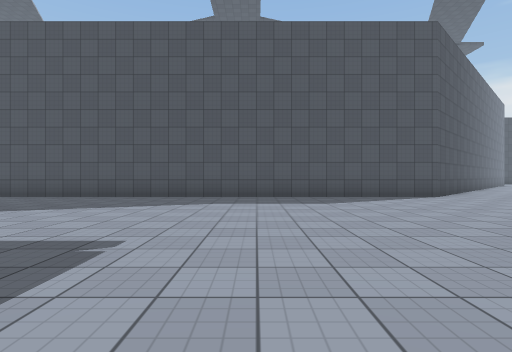
View 1 (above)

16 first-person views from a walk through a 3-D level made in the Unity game engine. The camera is 1.2 m above the floor, looks level and sees 80° across. The floor is counted in squares, 2 m on a side. Each view is taken from the middle of a square. On the plan, view 1 faces up. The plan holds only what a view shows up to about 9 squares ahead; the rest is blank. The place goes on beyond the plan. Surface patterns are stand-ins for the level's own textures.

View 2
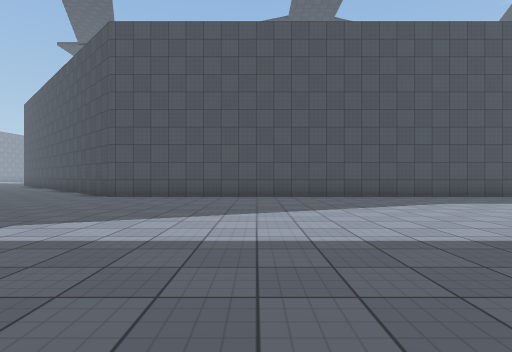

View 3
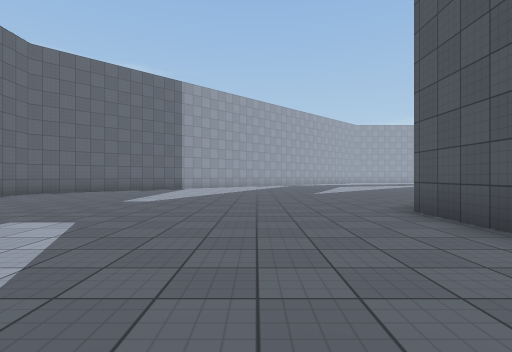

View 4
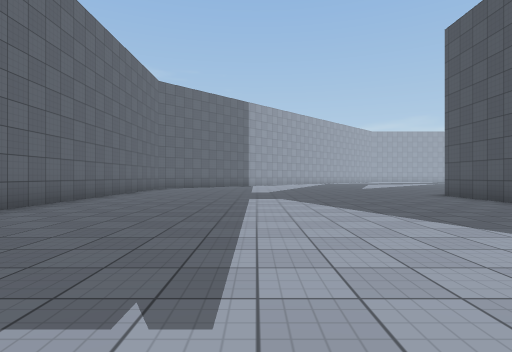

View 5
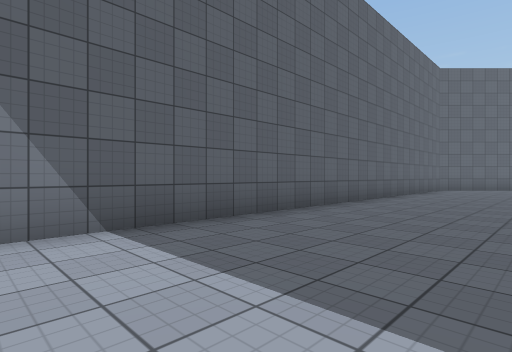

View 6
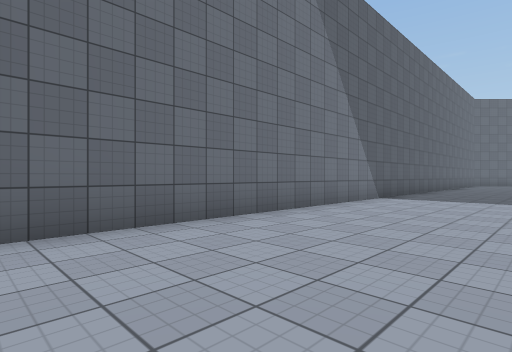

View 7
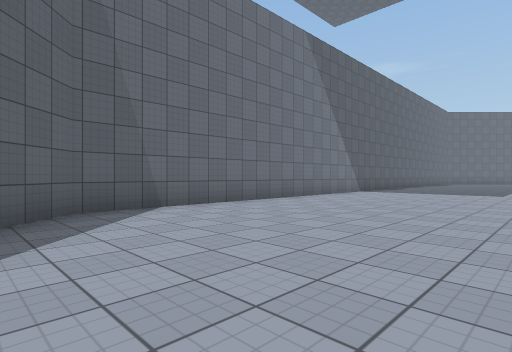

View 8
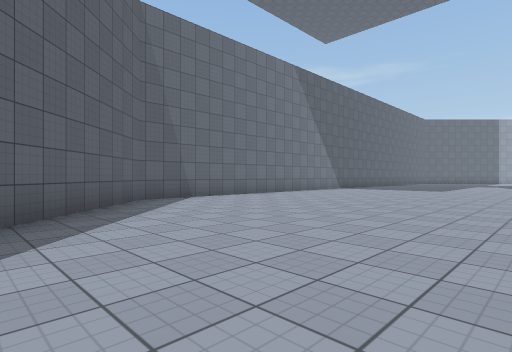

View 9
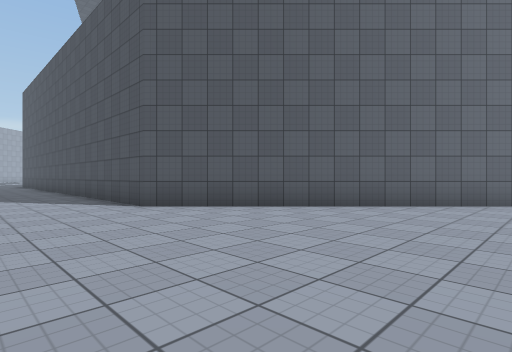

View 10
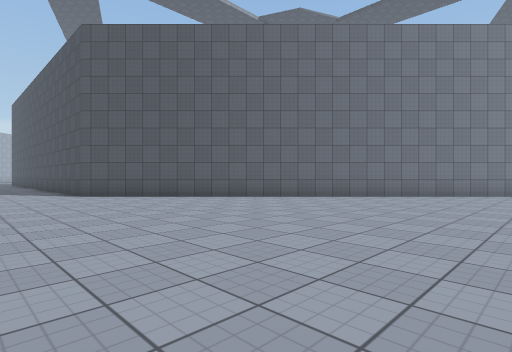

View 11
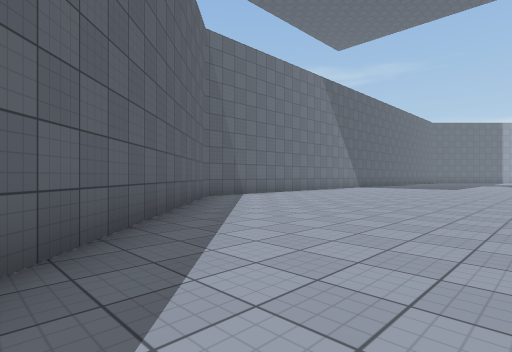

View 12
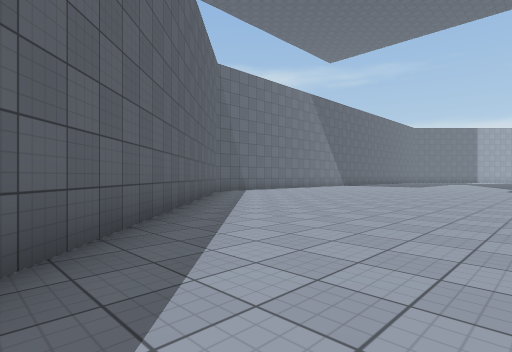

View 13
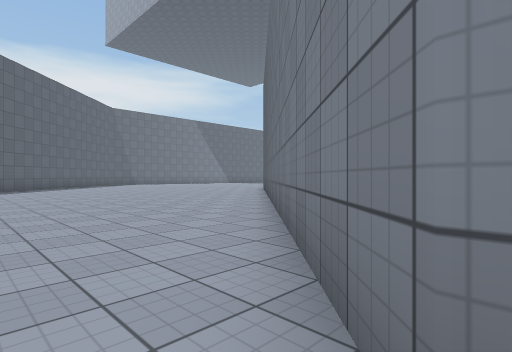

View 14
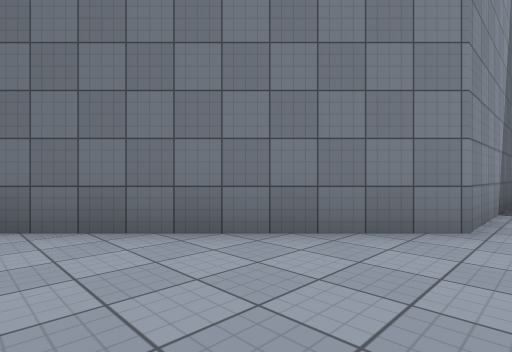

View 15
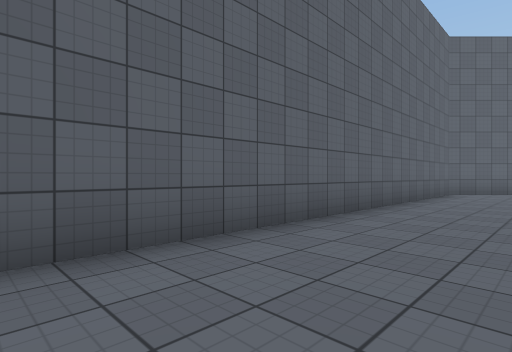

View 16
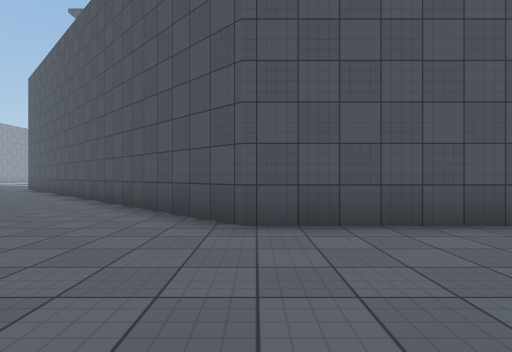

### Floor plan
Points are (right, up) in squares from view 1. A wall is a line through its corners. A room is listed if a view was taken in it or the views show most of it. See-through windows are left out.
Room 1 (views 1, 2, 3, 4, 5, 6, 7, 8, 9, 10, 11, 12, 13, 14, 15, 16)
walls: (-13.2, -1.5) (8.6, -1.5) (15.8, 5.7); (15.3, 22.6) (15.3, 18.8) (5.2, 8.7) (-9.2, 8.7) (-13.5, 13)

Positions as (right, up) in squares from view 1, and headings:
1: (0, 0), facing up
2: (-5, 0), facing up
3: (-4, 6), facing left
4: (0, 3), facing left
5: (0, 2), facing down-left
6: (7, 2), facing down-left
7: (10, 4), facing down-left
8: (12, 6), facing down-left
9: (11, 6), facing up-left
10: (15, 6), facing up-left
11: (14, 6), facing down-left
12: (16, 8), facing down-left
13: (16, 19), facing down-left
14: (16, 15), facing up-left
15: (-3, 1), facing down-left
16: (-9, 5), facing up
